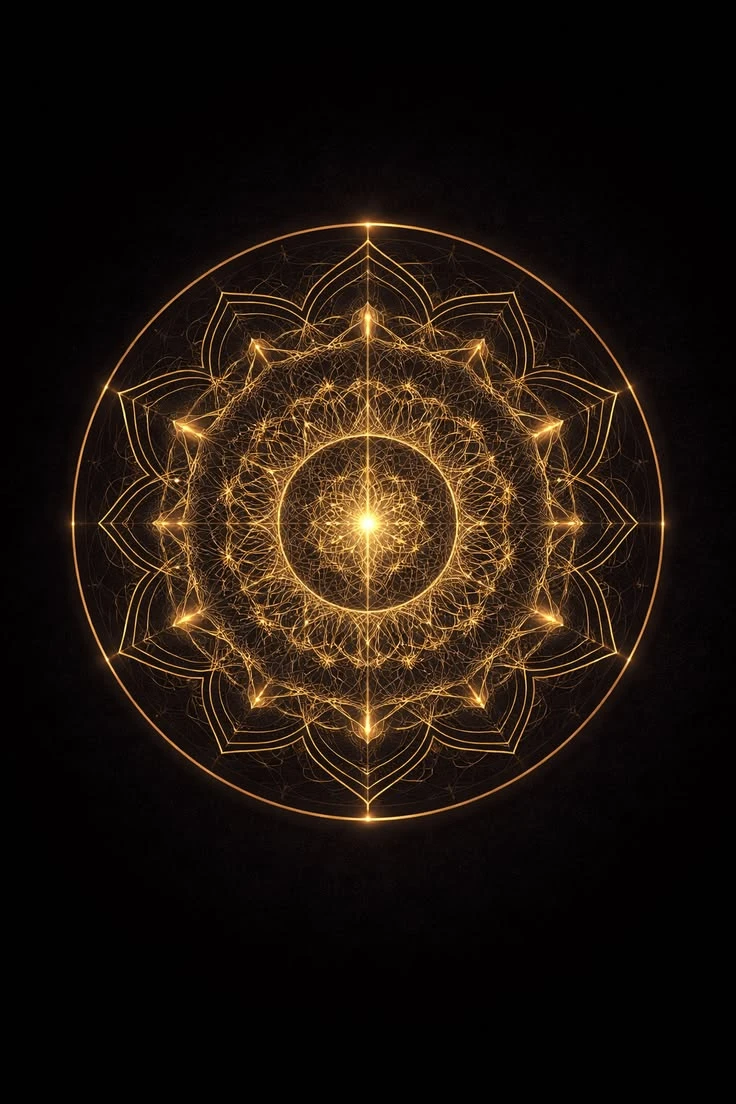
#> input picture tools/art/ref/hoang_chung_array_ref.webp, 736 x 1104 px
$ python hoang_chung_array.py
#> lines starting #> are read from the running program, lines starting #| are printed output that depends on the picture
"""
HUYỀN HOÀNG CHUNG — TRẬN ĐỒ dưới chân, lấy NGUYÊN từ ảnh mẫu tools/art/ref/hoang_chung_array_ref.webp (nền đen):
  nền đen → ảnh cộng sáng: độ đục = kênh sáng nhất (trừ nền nhiễu), màu giữ nguyên.
  cắt vuông quanh tâm trận đồ, mép ngoài làm mờ tròn để không lộ khung.
  → public/vfx/hoang_chung_array.png 512×512 (game ép dẹt theo mặt đất + xoay chậm, chế độ ADD)
  python3 -I tools/art/hoang_chung_array.py
"""
import os
import numpy as np
from PIL import Image

HERE = os.path.dirname(os.path.abspath(__file__))
ROOT = os.path.dirname(os.path.dirname(HERE))
VFX = os.path.join(ROOT, 'public', 'vfx')
OUT = os.path.join(HERE, 'out')
CX, CY, R = 368, 521, 318


def main():
    os.makedirs(OUT, exist_ok=True)
    a = np.array(Image.open(os.path.join(HERE, 'ref', 'hoang_chung_array_ref.webp')).convert('RGB')).astype(float)
    a = a[CY - R:CY + R, CX - R:CX + R]
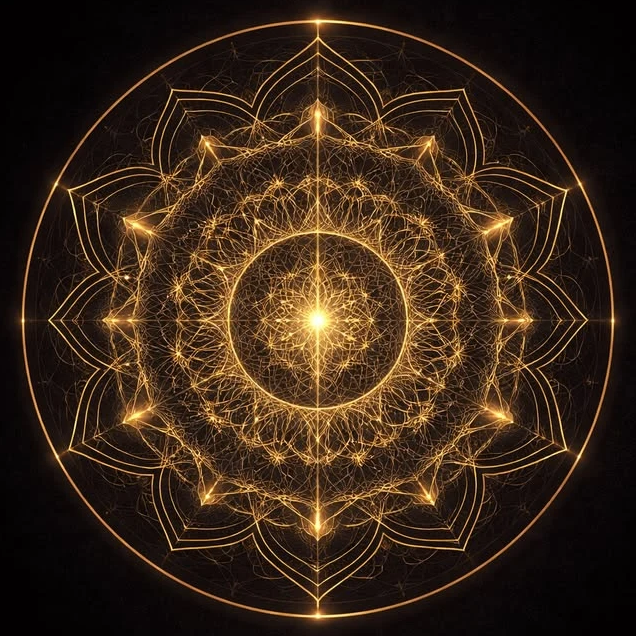
#> a: shape (636, 636, 3) float64; mean R, G, B 56.6, 38.2, 23.7
    a = np.clip((a - 8) * 255 / 247, 0, 255)                             # bỏ nền đen nhiễu
    yy, xx = np.mgrid[0:2 * R, 0:2 * R].astype(float)
    r = np.hypot(xx - R, yy - R) / R
    a *= np.clip((1 - r) / 0.04, 0, 1)[..., None]                        # mép tròn mềm
#> a: shape (636, 636, 3) float64; mean R, G, B 50.1, 32.1, 17.7
    A = a.max(2) / 255
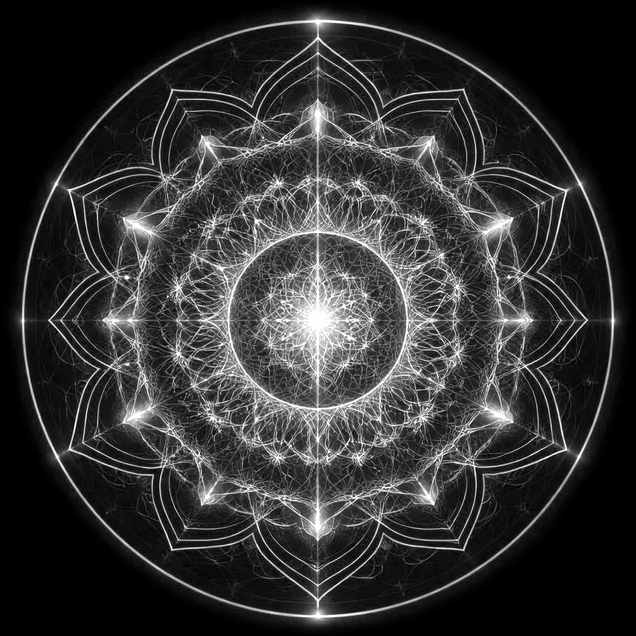
#> A: shape (636, 636) float64; min 0, max 1, mean 0.196
    col = a / np.maximum(A[..., None], 1e-3)
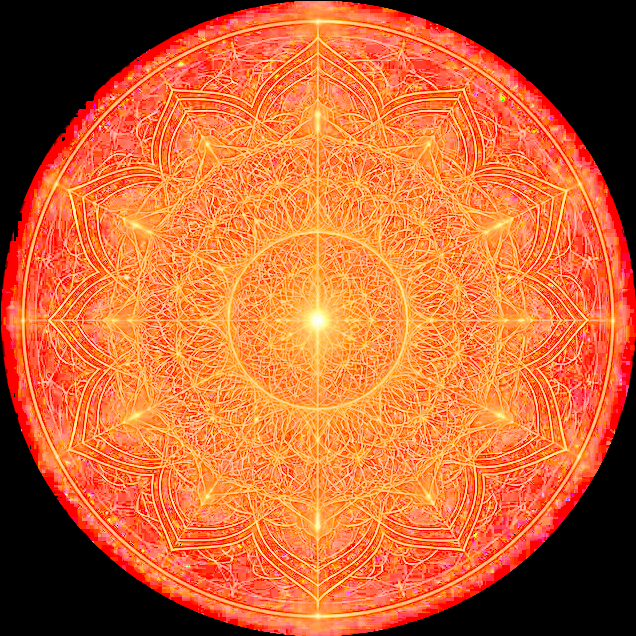
#> col: shape (636, 636, 3) float64; mean R, G, B 199.6, 99.2, 51; drawn with min black and max white
    img = Image.fromarray(np.dstack([np.clip(col, 0, 255), A * 255]).astype(np.uint8), 'RGBA').resize((512, 512), Image.LANCZOS)
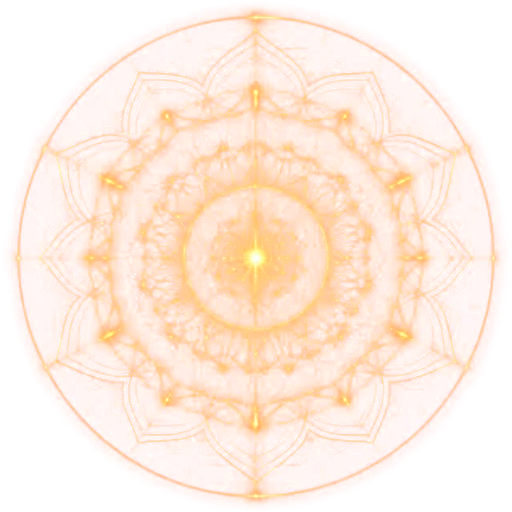
#> img: PIL image 512x512 RGBA; mean R, G, B, A 196.6, 99.9, 54.3, 49.7; transparent parts drawn white
    img.save(os.path.join(VFX, 'hoang_chung_array.png'))
    pv = Image.new('RGBA', (512, 512), (26, 24, 40, 255))
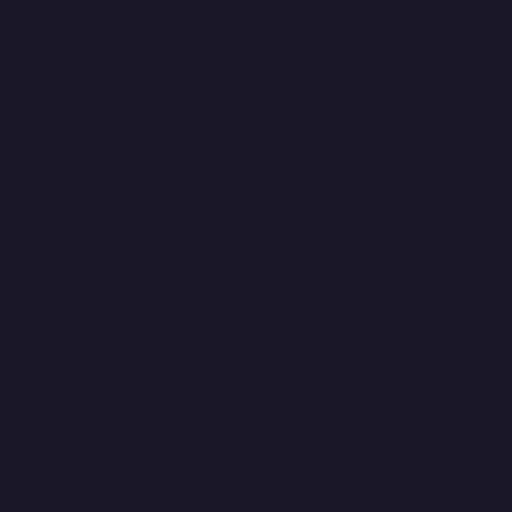
#> pv: PIL image 512x512 RGBA; mean R, G, B, A 26, 24, 40, 255
    pv.alpha_composite(img)
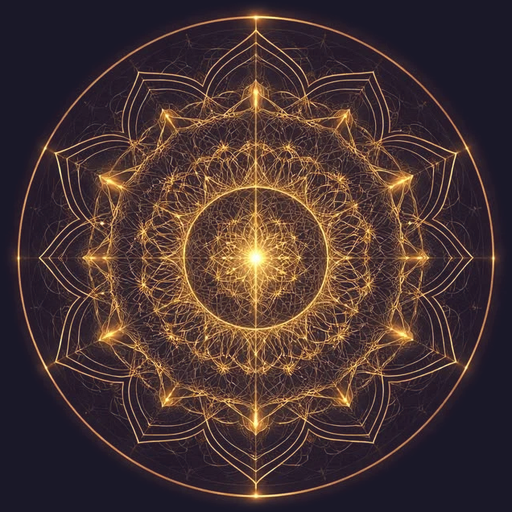
#> pv: PIL image 512x512 RGBA; mean R, G, B, A 70.6, 51.1, 50, 255
    pv.convert('RGB').save(os.path.join(OUT, 'hoang_chung_array_preview.png'))


if __name__ == '__main__':
    main()
